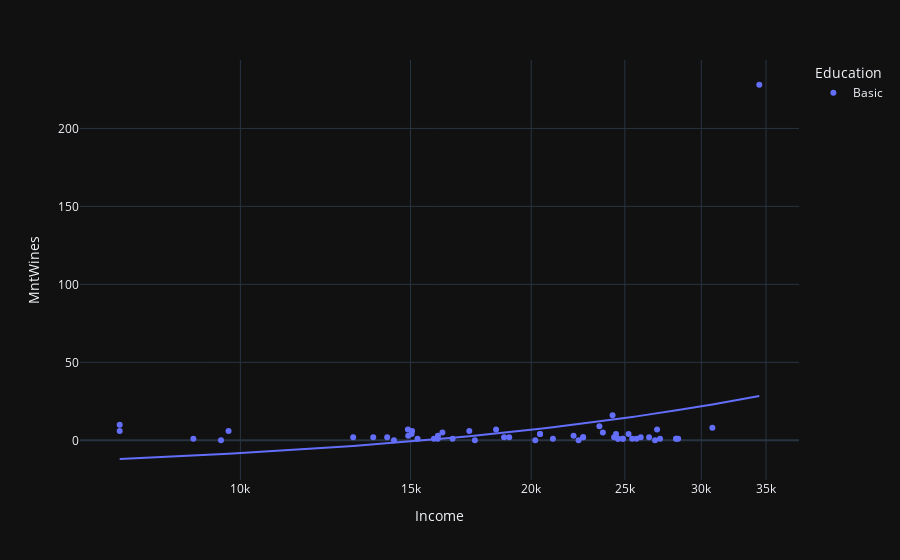

Notebook source saved alongside this figure:
### Code cell
px.scatter(data_frame=df.query('Education == "Basic"'), x = 'Income', y = 'MntWines', color = 'Education',  log_x=True, trendline="ols")
